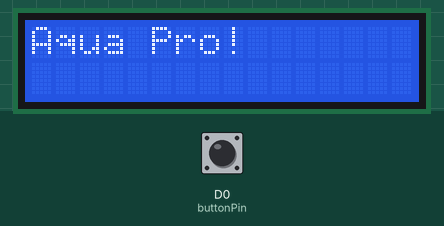
A sketch run on a simulated ESP8266 (NodeMCU). On the bench: 16×2 character LCD. The test bench sets the inputs (shaded band); at power-on: D0 (buttonPin) LOW. What the sketch prints to the serial monitor is not drawn.

Above: at 1.2 s.
1.3 s: D0 (buttonPin) pulled HIGH for 0.15 s
At 2.4 s:
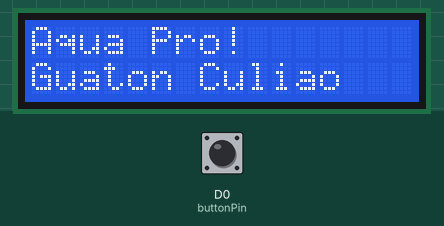
4.4 s: D0 (buttonPin) pulled HIGH for 1 s
8.4 s: D0 (buttonPin) pulled HIGH for 3.2 s
14.6 s: D0 (buttonPin) pulled HIGH for 0.15 s
17.7 s: D0 (buttonPin) pulled HIGH for 0.15 s
26.8 s: D0 (buttonPin) pulled HIGH for 1 s
Timing chart, 0 to 29.8 s (numbered marks = the images above; inputs shaded):
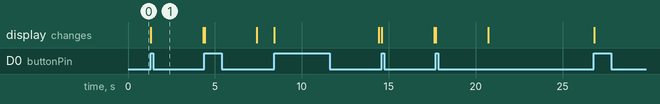

Measured:
- after the input at 1.3 s, the display: changes at once (image 1)

The sketch:

printing.ino
```cpp
#include <Arduino.h>
#include <LiquidCrystal.h>

const int rs = D2, en = D3, d4 = D5, d5 = D6, d6 = D7, d7 = D8;
LiquidCrystal lcd(rs, en, d4, d5, d6, d7);

const String headerText = "Aqua Pro!";

const String var = "aaaaaaaa";

const int buttonPin = D0;

bool canShow = false;

void setup() {
  pinMode(buttonPin, INPUT);
  Serial.begin(115200);

  lcd.begin(16, 2);
  lcd.print(headerText);
  lcd.setCursor(0,1);
  lcd.print("Conecting....");
}

void clearScreen(){
  lcd.clear();
  lcd.setCursor(0,0);
  lcd.print(headerText);
  lcd.setCursor(0,1);
}

void writeScreen(String toWrite){
  clearScreen();
  lcd.print(toWrite);
}

void loop() {
  int inputButton = digitalRead(buttonPin);//lee el input del boton
  if(canShow){//Si puedes mostrar la informacion en el lcd.
    writeScreen("Guaton Culiao");
    canShow = false;
    delay(1500);
  }
  else{
    clearScreen();
  }
  if(inputButton == HIGH){
    Serial.println("Input button is HIGH");
    if(canShow){
      canShow = false;
    }
    else{
      canShow = true;
    }
  }
}
```
